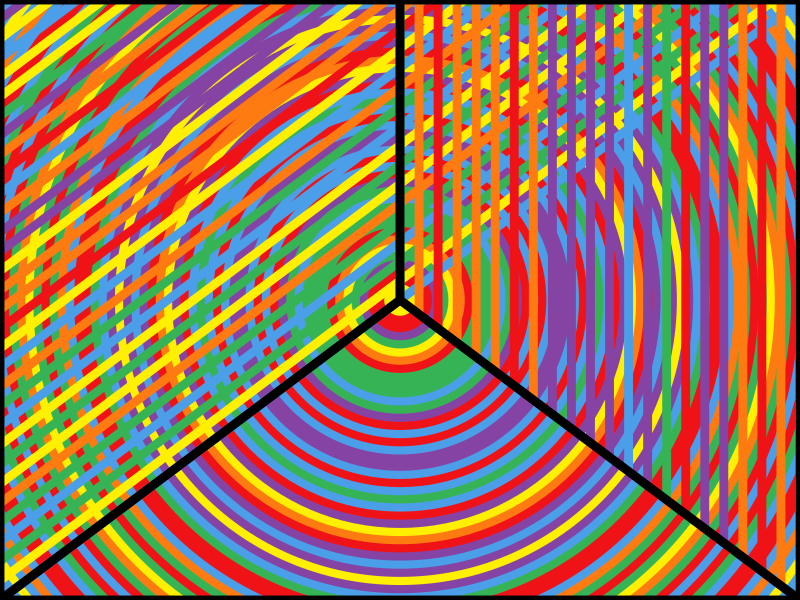

Write the R code that produced this figure.
library(ggplot2)
library(ggforce)
library(purrr)
library(magrittr)

# Sol Lewitt Color Bands

colors <- list(
  orange = "#FE7B11",
  blue = "#4B9EE8",
  yellow = "#FFEF01",
  red = "#EF1318",
  green = "#36B455",
  purple = "#8543A4"
)

# black square outline used for each of the 8 pieces
square <- geom_rect(data = data.frame(xmin = 0, ymin = 0, xmax = 1, ymax = -10), 
          aes(xmin = xmin,
              xmax = xmax,
              ymin = ymin,
              ymax = ymax),
          color = "black", size = 3, alpha = 0) 

# 1

left <- data.frame(
  x_start = seq(from = 0, to = 1, length.out = 32),
  y_start = 0,
  x_end = 0,
  y_end = -seq(from = 0, to = 1, length.out = 32)*10,
  color = sample(names(colors), 32, replace = TRUE)
) %>%
  purrr::pmap(., ~geom_segment(aes(x = ..1, y = ..2, xend = ..3, yend = ..4,color = colors[..5]), size = 3))

right <- data.frame(
  x_start = seq(from = 0.5, to = 1, length.out = 22),
  y_start = 0,
  x_end = seq(from = 0.5, to = 1, length.out = 22),
  y_end = seq(from = -5, to = -10, length.out = 22),
  color = sample(names(colors), 22, replace = TRUE)
) %>%
  purrr::pmap(., ~geom_segment(aes(x = ..1, y = ..2, xend = ..3, yend = ..4,color = colors[..5]), size = 3))


bottom <- purrr::map2(seq(10,500, length.out = 90), 
                      sample(names(colors), 90, replace = TRUE), 
                      ~geom_point(data = data.frame(x = 0.5, y = -5), 
                                  aes(x,y, color = colors[.y]), 
                                  size = .x))
outline <- data.frame(
  x_start = c(0.5,0,1),
  y_start = c(0,-10,-10),
  x_end = c(0.5,0.5,0.5),
  y_end = c(-5,-5,-5)
) %>%
  purrr::pmap(., ~geom_segment(aes(x = ..1, y = ..2, xend = ..3, yend = ..4), size = 3))


ggplot() +
  rev(bottom) +
  left +
  right +
  outline +
  square +
  coord_cartesian(clip = "on", ylim=c(-10,0), xlim=c(0,1), expand = FALSE) +
  theme_void()

# 2

# 3

# 4

# 5

# 6

# 7

# 8
